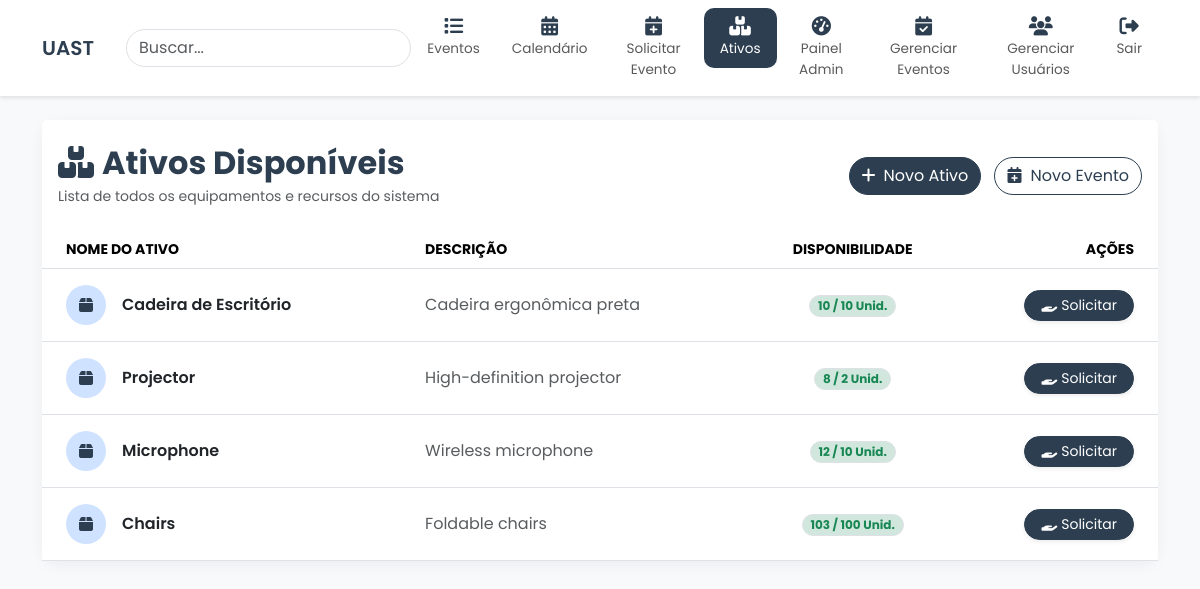
/asset (signed in), run on the app's committed database.
### tables this page shows
CREATE TABLE assets (
    id INT PRIMARY KEY AUTO_INCREMENT,
    name VARCHAR(255) NOT NULL,
    description TEXT,
    quantity INT NOT NULL DEFAULT 1,
    available_quantity INT NOT NULL DEFAULT 1,
    created_at TIMESTAMP NOT NULL DEFAULT CURRENT_TIMESTAMP
);

### controllers/AssetController.php (called while the page is built, shortened)
<?php
require_once __DIR__ . '/../models/Asset.php';
class AssetController {
    public function index() {
        $assetModel = new Asset();
        $assets = $assetModel->getAllAssets();
        include __DIR__ . '/../views/asset/index.php';
    }
}

### models/Asset.php (called while the page is built, shortened)
<?php
require_once __DIR__ . '/../config/database.php';
class Asset {
    private $pdo;
    public function __construct() {
        global $pdo;
        $this->pdo = $pdo;
    }
    public function getAllAssets() {
        $stmt = $this->pdo->prepare("SELECT * FROM assets ORDER BY created_at DESC");
        $stmt->execute();
        return $stmt->fetchAll(PDO::FETCH_ASSOC);
    }
}

### views/asset/index.php (the view, shortened to what this page needs)
<div class="row">
    <div class="col-12 mb-5">
        <div class="card shadow rounded-lg border-0">
            <div class="card-header bg-white border-0 py-4 d-flex justify-content-between align-items-center">
                <div>
                    <h2 class="fw-bold text-primary mb-0"><i class="fas fa-boxes-stacked me-2"></i>Ativos Disponíveis</h2>
                    <p class="text-muted small mb-0 mt-1">Lista de todos os equipamentos e recursos do sistema</p>
                </div>
                <?php if (isset($_SESSION['user_id'])): ?>
                     <div>
                        <a href="/eventos/asset/create" class="btn btn-primary rounded-pill me-2"><i class="fas fa-plus me-2"></i>Novo Ativo</a>
                        <a href="/eventos/request/form" class="btn btn-outline-primary rounded-pill"><i class="fas fa-calendar-plus me-2"></i>Novo Evento</a>
                     </div>
                <?php endif; ?>
            </div>
            <div class="card-body p-0">
                <div class="table-responsive">
                    <table class="table table-hover align-middle mb-0">
                        <thead class="bg-light">
                            <tr class="text-uppercase small text-muted">
                                <th class="ps-4">Nome do Ativo</th>
                                <th>Descrição</th>
                                <th class="text-center">Disponibilidade</th>
                                <th class="text-end pe-4">Ações</th>
                            </tr>
                        </thead>
                        <tbody>
                            <?php foreach ($assets as $asset): ?>
                                <tr>
                                    <td class="ps-4 py-3">
                                        <div class="d-flex align-items-center">
                                            <div class="bg-primary-subtle text-primary rounded-circle d-flex align-items-center justify-content-center me-3" style="width: 40px; height: 40px;">
                                                <i class="fas fa-box"></i>
                                            </div>
                                            <span class="fw-semibold text-dark"><?php echo htmlspecialchars($asset['name']); ?></span>
                                        </div>
                                    </td>
                                    <td class="text-muted"><?php echo htmlspecialchars($asset['description']); ?></td>
                                    <td class="text-center">
                                        <?php
                                        $ratio = $asset['quantity'] > 0 ? $asset['available_quantity'] / $asset['quantity'] : 0;
                                        $badgeClass = $ratio == 0 ? 'bg-danger-subtle text-danger' : ($ratio < 0.3 ? 'bg-warning-subtle text-warning' : 'bg-success-subtle text-success');
                                        ?>
                                        <span class="badge rounded-pill <?php echo $badgeClass; ?> border border-opacity-10">
                                            <?php echo htmlspecialchars($asset['available_quantity']); ?> / <?php echo htmlspecialchars($asset['quantity']); ?> Unid.
                                        </span>
                                    </td>
                                    <td class="text-end pe-4">
                                        <?php if (isset($_SESSION['user_id']) && $asset['available_quantity'] > 0): ?>
                                            <a href="/eventos/request/form?asset_id=<?php echo htmlspecialchars($asset['id']); ?>" class="btn btn-sm btn-primary rounded-pill px-3 shadow-sm">
                                                <i class="fas fa-hand-holding me-1"></i>Solicitar
                                            </a>
                                        <?php elseif (isset($_SESSION['user_id'])): ?>
                                             <button class="btn btn-sm btn-outline-secondary rounded-pill px-3" disabled>Indisponível</button>
                                        <?php else: ?>
                                            <a href="/eventos/auth/login" class="btn btn-sm btn-outline-primary rounded-pill px-3">Entrar</a>
                                        <?php endif; ?>
                                    </td>
                                </tr>
                            <?php endforeach; ?>
                        </tbody>
                    </table>
                </div>
            </div>
        </div>
    </div>
</div>
<?php
$content = ob_get_clean();
include __DIR__ . '/../layout.php';

### index.php (shortened to what this page needs)
<?php
$url = isset($_GET['url']) ? $_GET['url'] : '';
$url = rtrim($url, '/');
$url = explode('/', $url);
$controller = !empty($url[0]) ? $url[0] : 'public';
$action = !empty($url[1]) ? $url[1] : 'index';
$controllerFile = 'controllers/' . ucfirst($controller) . 'Controller.php';
if (file_exists($controllerFile)) {
    $controllerClass = ucfirst($controller) . 'Controller';
    if (class_exists($controllerClass)) {
        $controllerInstance = new $controllerClass();
        if (method_exists($controllerInstance, $action)) {
            $controllerInstance->$action();
        } else {
            echo 'Action not found';
        }
    } else {
        echo 'Controller class not found';
    }
} else {
    echo 'Controller file not found';
}
?>

### views/layout.php (shortened to what this page needs)
<!DOCTYPE html>
<html lang="pt">
<head>
    <link href="https://cdn.jsdelivr.net/npm/bootstrap@5.3.3/dist/css/bootstrap.min.css" rel="stylesheet">
    <link rel="stylesheet" href="https://cdnjs.cloudflare.com/ajax/libs/font-awesome/6.4.0/css/all.min.css">
    <link rel="stylesheet" href="/eventos/public/css/style.css?v=<?php echo time(); ?>">
</head>
<body>
    <nav class="navbar navbar-expand-lg navbar-light bg-white shadow-sm">
        <div class="container">
            <a class="navbar-brand fw-bold text-primary" href="/">UAST</a>
            <form class="d-flex ms-3 flex-grow-1" style="max-width: 400px;">
                <input class="form-control rounded-pill" type="search" placeholder="Buscar..." aria-label="Search">
            </form>
            <div class="collapse navbar-collapse" id="navbarNav">
                <ul class="navbar-nav ms-auto">
                    <?php
                    $uri = $_SERVER['REQUEST_URI'] ?? '/';
                    function isActive($uri, $path) {
                        return strpos($uri, $path) !== false ? 'active' : '';
                    }
                    $isHome = ($uri == '/eventos/' || $uri == '/eventos/index.php' || $uri == '/eventos/?');
                    ?>
                    <li class="nav-item"><a class="nav-link <?php echo $isHome ? 'active' : ''; ?>" href="/eventos/"><i class="fas fa-list"></i>Eventos</a></li>
                    <li class="nav-item"><a class="nav-link <?php echo isActive($uri, '/eventos/public/'); ?>" href="/eventos/public/calendar"><i class="fas fa-calendar-alt"></i>Calendário</a></li>
                    <?php if (!isset($_SESSION['user_id'])): ?>
                        <li class="nav-item"><a class="nav-link <?php echo isActive($uri, '/eventos/auth/login'); ?>" href="/eventos/auth/login"><i class="fas fa-sign-in-alt"></i>Entrar</a></li>
                    <?php else: ?>
                        <li class="nav-item"><a class="nav-link <?php echo isActive($uri, '/eventos/request/'); ?>" href="/eventos/request/form"><i class="fas fa-calendar-plus"></i>Solicitar Evento</a></li>
                        <li class="nav-item"><a class="nav-link <?php echo isActive($uri, '/eventos/asset'); ?>" href="/eventos/asset"><i class="fas fa-boxes-stacked"></i>Ativos</a></li>
                        <?php if ($_SESSION['user_role'] == 'admin'): ?>
                            <li class="nav-item"><a class="nav-link <?php echo ($uri == '/eventos/admin/dashboard' || $uri == '/eventos/admin/') ? 'active' : ''; ?>" href="/eventos/admin/dashboard"><i class="fas fa-tachometer-alt"></i>Painel Admin</a></li>
                            <li class="nav-item"><a class="nav-link <?php echo isActive($uri, '/eventos/admin/events'); ?>" href="/eventos/admin/events"><i class="fas fa-calendar-check"></i>Gerenciar Eventos</a></li>
                            <li class="nav-item"><a class="nav-link <?php echo isActive($uri, '/eventos/admin/users'); ?>" href="/eventos/admin/users"><i class="fas fa-users"></i>Gerenciar Usuários</a></li>
                        <?php endif; ?>
                        <li class="nav-item"><a class="nav-link" href="/eventos/auth/logout"><i class="fas fa-sign-out-alt"></i>Sair</a></li>
                    <?php endif; ?>
                </ul>
            </div>
        </div>
    </nav>
    <div class="container mt-4">
        <?php echo $content; ?>
    </div>
</body>
</html>

### public/css/style.css (style rules this page uses)
body { font-family: 'Poppins', sans-serif !important; background-color: #f8f9fa !important; }
.navbar { background-color: #ffffff !important; box-shadow: 0 2px 4px rgba(0, 0, 0, 0.1) !important; }
.navbar-brand { font-weight: 600 !important; }
.navbar-nav .nav-link { display: flex !important; flex-direction: column !important; align-items: center !important; justify-content: center !important; text-align: center !important; font-size: 0.85rem !important; padding: 0.5rem 1rem !important; transition: color 0.3s ease, background-color 0.3s ease !important; border-radius: 10px !important; }
.navbar-nav .nav-link i { font-size: 1.2rem !important; margin-bottom: 4px !important; color: #2c3e50 !important; }
.navbar-nav .nav-link.active { background-color: #2c3e50 !important; color: #ffffff !important; }
.navbar-nav .nav-link.active i { color: #ffffff !important; }
.card { border: none !important; border-radius: 15px !important; box-shadow: 0 4px 15px rgba(0, 0, 0, 0.05) !important; }
.btn-primary { background-color: #2c3e50 !important; border-color: #2c3e50 !important; }
.btn-outline-primary { border-color: #2c3e50 !important; color: #2c3e50 !important; }
.text-primary { color: #2c3e50 !important; }
.form-control.rounded-pill { border-radius: 50px !important; }

### data on the page
assets: name "Cadeira de Escritório", description "Cadeira ergonômica preta", available_quantity "10", quantity "10"
assets: name "Projector", description "High-definition projector", available_quantity "8", quantity "2"
assets: name "Microphone", description "Wireless microphone", available_quantity "12", quantity "10"
assets: name "Chairs", description "Foldable chairs", available_quantity "103", quantity "100"
